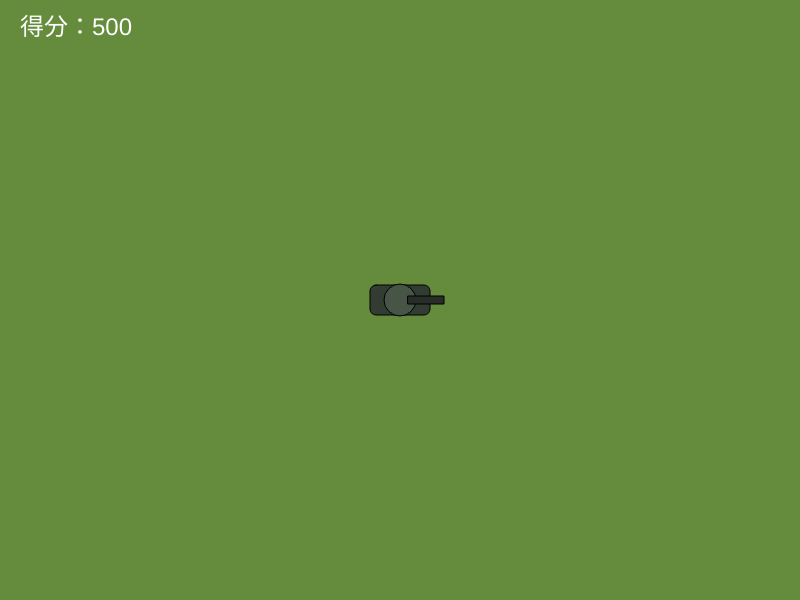
Frame 1 (no input)
Frame 60 (no input): identical to frame 1, image omitted
Frame 120 (the mouse pressed at the canvas centre since frame 60): identical to frame 1, image omitted

The p5.js sketch that drew this single still picture (run headless with seeded random() and noise() and a simulated clock; from frame 60 on, the mouse is pressed at the canvas centre):

// p5.js sketch
// ── sketch.js
// 坦克数据
let tank;
// 子弹数组
let bullets = [];
// 小怪数组
let enemies = [];
// 得分
let score = 500;
let gameState = "PLAYING"; // 游戏状态: PLAYING, WIN, LOSE

function setup() {
  createCanvas(800, 600);
  resetGame();
  // 每1.5秒生成一只小怪
  setInterval(spawnEnemy, 1500);
}

function resetGame() {
  tank = {
    x: width / 2,
    y: height / 2,
    angle: 0,
    speed: 0,
    rotateSpeed: 0.04 // 提高转向速度，比原来快一倍
  };
  bullets = [];
  enemies = [];
  score = 500;
  gameState = "PLAYING";
}

// 绘制分数
function drawScore() {
  fill(255);
  textSize(24);
  textAlign(LEFT, BASELINE);
  text("得分：" + score, 20, 35);
}

// 持续按住空格可连续发射子弹
function keyPressed() {
  if (gameState === "PLAYING" && keyCode === 32) {
    shootBullet();
  }
}
// 配合keyIsPressed实现按住连发
function keyIsDownCheck() {
  if (keyIsDown(32)) {
    shootBullet();
  }
}

function draw() {
  background(100, 140, 60);
  drawScore();

  if (gameState !== "PLAYING") {
    drawGameOver();
    return;
  }

  keyIsDownCheck(); // 每一帧检测空格实现连发

  // 坦克转向控制
  if (keyIsPressed && keyCode === LEFT_ARROW) {
    tank.angle -= tank.rotateSpeed;
  }
  if (keyIsPressed && keyCode === RIGHT_ARROW) {
    tank.angle += tank.rotateSpeed;
  }

  // 坦克前进后退
  if (keyIsPressed && keyCode === UP_ARROW) {
    tank.speed = 2.8;
  } else if (keyIsPressed && keyCode === DOWN_ARROW) {
    tank.speed = -2.8;
  } else {
    tank.speed = 0;
  }

  // 更新坦克位置
  let dx = cos(tank.angle) * tank.speed;
  let dy = sin(tank.angle) * tank.speed;
  tank.x += dx;
  tank.y += dy;
  // 画布边界约束
  tank.x = constrain(tank.x, 40, width - 40);
  tank.y = constrain(tank.y, 40, height - 40);

  // 更新&绘制子弹
  updateBullets();
  // 更新&绘制小怪 + 子弹碰撞检测
  updateEnemies();
  // 绘制坦克
  drawTank(tank.x, tank.y, tank.angle);

  // 判断胜负
  if (score <= 0) {
    score = 0;
    gameState = "LOSE";
  } else if (score >= 1000) {
    gameState = "WIN";
  }
}

// 绘制游戏结束界面及重新开始按钮
function drawGameOver() {
  fill(0, 0, 0, 160);
  rectMode(CORNER);
  rect(0, 0, width, height);

  textAlign(CENTER, CENTER);
  fill(255);
  textSize(36);
  if (gameState === "WIN") {
    text("挑战成功！最终得分: " + score, width / 2, height / 2 - 50);
  } else {
    text("游戏失败！", width / 2, height / 2 - 50);
  }

  // 重新开始按钮
  fill(70, 130, 180);
  rectMode(CENTER);
  rect(width / 2, height / 2 + 30, 160, 50, 10);
  fill(255);
  textSize(20);
  text("重新开始", width / 2, height / 2 + 30);
}

function mousePressed() {
  if (gameState !== "PLAYING") {
    if (mouseX > width / 2 - 80 && mouseX < width / 2 + 80 &&
        mouseY > height / 2 + 30 - 25 && mouseY < height / 2 + 30 + 25) {
      resetGame();
    }
  }
}

// 发射子弹函数
function shootBullet() {
  let bulletX = tank.x + cos(tank.angle) * 40;
  let bulletY = tank.y + sin(tank.angle) * 40;
  bullets.push({
    x: bulletX,
    y: bulletY,
    angle: tank.angle,
    speed: 7
  });
}

// 更新子弹位置，超出屏幕删除
function updateBullets() {
  for (let i = bullets.length - 1; i >= 0; i--) {
    let b = bullets[i];
    b.x += cos(b.angle) * b.speed;
    b.y += sin(b.angle) * b.speed;

    // 子弹飞出画面，移除
    if (b.x < 0 || b.x > width || b.y < 0 || b.y > height) {
      bullets.splice(i, 1);
    }

    // 绘制子弹
    fill(255, 220, 0);
    ellipse(b.x, b.y, 8);
  }
}

// 生成小怪（随机位置）
function spawnEnemy() {
  if (gameState !== "PLAYING") return;
  enemies.push({
    x: random(50, width - 50),
    y: random(50, height - 50),
    size: 30,
    speed: 1.2
  });
}

// 更新小怪、自动朝坦克移动、碰撞检测
function updateEnemies() {
  for (let eIdx = enemies.length - 1; eIdx >= 0; eIdx--) {
    let enemy = enemies[eIdx];
    // 小怪朝向坦克移动
    let ang = atan2(tank.y - enemy.y, tank.x - enemy.x);
    enemy.x += cos(ang) * enemy.speed;
    enemy.y += sin(ang) * enemy.speed;

    // 绘制小怪（红色方块）
    fill(180, 30, 30);
    rectMode(CENTER);
    rect(enemy.x, enemy.y, enemy.size, enemy.size);

    // 小怪击中坦克判定（扣10分）
    let distToTank = dist(enemy.x, enemy.y, tank.x, tank.y);
    if (distToTank < enemy.size / 2 + 20) {
      enemies.splice(eIdx, 1);
      score -= 10;
      continue;
    }

    // 子弹击中小怪判定
    for (let bIdx = bullets.length - 1; bIdx >= 0; bIdx--) {
      let bullet = bullets[bIdx];
      let distToEnemy = dist(bullet.x, bullet.y, enemy.x, enemy.y);
      if (distToEnemy < enemy.size / 2) {
        // 击中，删除子弹和小怪，加分
        bullets.splice(bIdx, 1);
        enemies.splice(eIdx, 1);
        score += 10;
        break;
      }
    }
  }
}

// 绘制坦克
function drawTank(x, y, angle) {
  push();
  translate(x, y);
  rotate(angle);

  // 履带车身
  fill(50, 60, 50);
  rectMode(CENTER);
  rect(0, 0, 60, 30, 6);
  // 炮塔
  fill(70, 85, 70);
  ellipse(0, 0, 32);
  // 炮管
  fill(40, 45, 40);
  rect(26, 0, 36, 8);
  pop();
}
